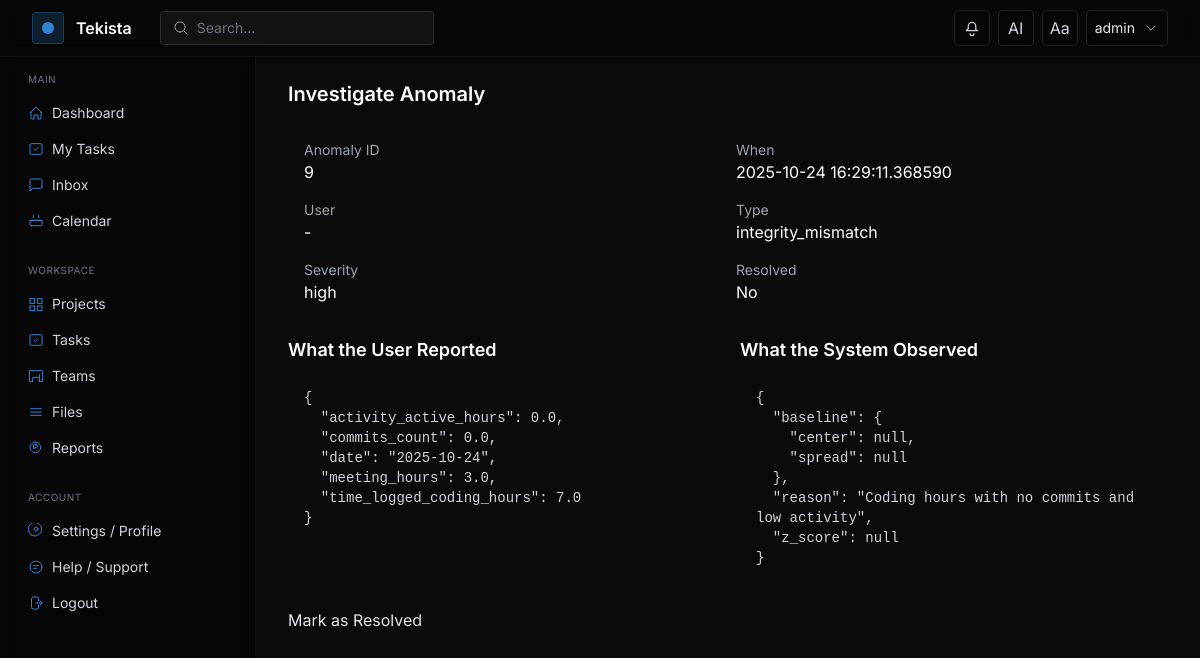
The app's page /admin/investigate/9 (signed in) with its own data.
### models.py (models this page shows, shortened)
class User(UserMixin, db.Model):
    __tablename__ = "user"
    id = db.Column(db.Integer, primary_key=True)
    username = db.Column(db.String(80), unique=True, nullable=False)
    email = db.Column(db.String(120), unique=True, nullable=False)
    password_hash = db.Column(db.String(128), nullable=False)
    organization_id = db.Column(db.Integer, db.ForeignKey('organization.id'), nullable=True)
    role_id = db.Column(db.Integer, db.ForeignKey('role.id'), nullable=True)
    custom_role_id = db.Column(db.Integer, db.ForeignKey('custom_role.id'), nullable=True)
    api_token = db.Column(db.String(128), unique=True, index=True, nullable=True)
    token_expiration = db.Column(db.DateTime, nullable=True)
    created_at = db.Column(db.DateTime, default=datetime.utcnow)
    current_workload = db.Column(db.Float, default=0.0)  # 0..100
    availability = db.Column(db.String(20), default='Available')  # Available|Busy|In a Meeting|On a Break|Out of Office
    role = db.relationship('Role')
    projects = db.relationship('Project', secondary=project_users, back_populates='users')
    tasks = db.relationship('Task', secondary=task_assignees, back_populates='assignees')

class AnomalyEvent(db.Model):
    __tablename__ = 'anomaly_event'
    id = db.Column(db.Integer, primary_key=True)
    user_id = db.Column(db.Integer, db.ForeignKey('user.id'), index=True)
    severity = db.Column(db.String(20))  # low|medium|high
    type = db.Column(db.String(80))
    occurred_at = db.Column(db.DateTime, default=datetime.utcnow, index=True)
    source_event_id = db.Column(db.Integer, nullable=True)
    evidence_json = db.Column(db.Text)
    explanation_json = db.Column(db.Text)
    resolved = db.Column(db.Boolean, default=False)
    resolved_by = db.Column(db.Integer, db.ForeignKey('user.id'), nullable=True)
    resolved_at = db.Column(db.DateTime, nullable=True)

### app.py (the view)
    @app.route('/admin/investigate/<int:anomaly_id>')
    @login_required
    def admin_investigate(anomaly_id):
        _require_admin()
        from models import AnomalyEvent, User
        ae = AnomalyEvent.query.get_or_404(anomaly_id)
        user = User.query.get(ae.user_id) if ae.user_id else None
        try:
            evidence = json.loads(ae.evidence_json or '{}')
        except Exception:
            evidence = {}
        try:
            explanation = json.loads(ae.explanation_json or '{}')
        except Exception:
            explanation = {}
        return render_template('pages/investigate.html', anomaly=ae, user=user, evidence=evidence, explanation=explanation)

### templates/pages/investigate.html (shortened to what this page needs)
{% extends 'layouts/app.html' %}
{% block content %}
<div class="max-w-5xl">
  <h1 class="text-xl font-semibold text-white mb-4">Investigate Anomaly</h1>
  <div class="mb-4 p-4 rounded bg-base-200">
    <div class="grid grid-cols-1 md:grid-cols-2 gap-4">
      <div>
        <div class="text-gray-400 text-sm">Anomaly ID</div>
        <div class="text-white">{{ anomaly.id }}</div>
      </div>
      <div>
        <div class="text-gray-400 text-sm">When</div>
        <div class="text-white">{{ anomaly.occurred_at }}</div>
      </div>
      <div>
        <div class="text-gray-400 text-sm">User</div>
        <div class="text-white">{% if user %}{{ user.username }}{% else %}-{% endif %}</div>
      </div>
      <div>
        <div class="text-gray-400 text-sm">Type</div>
        <div class="text-white">{{ anomaly.type }}</div>
      </div>
      <div>
        <div class="text-gray-400 text-sm">Severity</div>
        <div class="text-white">{{ anomaly.severity }}</div>
      </div>
      <div>
        <div class="text-gray-400 text-sm">Resolved</div>
        <div class="text-white">{{ 'Yes' if anomaly.resolved else 'No' }}</div>
      </div>
    </div>
  </div>
  <div class="grid grid-cols-1 md:grid-cols-2 gap-6">
    <div>
      <h2 class="text-lg font-semibold text-white mb-2">What the User Reported</h2>
      <div class="p-4 rounded bg-base-200 text-sm text-gray-300">
        {% set reported = evidence.get('reported') if evidence.get('reported') is not none else evidence %}
        <pre class="whitespace-pre-wrap">{{ reported | tojson(indent=2) }}</pre>
      </div>
    </div>
    <div>
      <h2 class="text-lg font-semibold text-white mb-2">What the System Observed</h2>
      <div class="p-4 rounded bg-base-200 text-sm text-gray-300">
        {% set observed = explanation.get('observed') if explanation.get('observed') is not none else explanation %}
        <pre class="whitespace-pre-wrap">{{ observed | tojson(indent=2) }}</pre>
      </div>
    </div>
  </div>
  <div class="mt-6">
    <form action="{{ url_for('api_anomalies_resolve', aid=anomaly.id) }}" method="post">
      {% if not anomaly.resolved %}
      <button class="btn btn-primary">Mark as Resolved</button>
      {% else %}
      <button class="btn" disabled>Already Resolved</button>
      {% endif %}
    </form>
  </div>
</div>
{% endblock %}

### templates/layouts/app.html (shortened to what this page needs)
<!DOCTYPE html>
<html lang="en" class="dark" data-theme="dark">
<head>
  <script src="https://cdn.tailwindcss.com"></script>
</head>
<body class="bg-bg text-gray-200 font-sans min-h-screen">
  <header class="fixed top-0 left-0 right-0 z-40 border-b border-white/5 bg-black/40 backdrop-blur">
    <div class="max-w-7xl mx-auto px-4 sm:px-6 lg:px-8 h-14 flex items-center justify-between">
      <div class="flex items-center gap-3">
        <div class="w-8 h-8 rounded bg-accent/20 border border-accent/30 flex items-center justify-center">
          <div class="w-3 h-3 rounded-full bg-accent"></div>
        </div>
        <a href="{{ url_for('projects.list_projects') }}" class="text-white font-semibold">Tekista</a>
        <div class="hidden md:flex items-center ml-4">
          <div class="flex items-center gap-2 bg-white/5 border border-white/10 rounded px-3 py-1.5">
            <svg class="w-4 h-4 text-gray-400" viewBox="0 0 24 24" fill="none" stroke="currentColor"><path stroke-linecap="round" stroke-linejoin="round" stroke-width="1.5" d="M21 21l-4.35-4.35M10.5 18a7.5 7.5 0 1 1 0-15 7.5 7.5 0 0 1 0 15z"/></svg>
            <input id="globalSearch" type="text" placeholder="Search..." class="bg-transparent outline-none text-sm text-gray-200 placeholder-gray-500 w-56">
          </div>
        </div>
      </div>
      <div class="flex items-center gap-2">
        <div class="relative">
          <button id="notifBell" class="relative inline-flex items-center justify-center w-9 h-9 rounded border border-white/10 text-gray-300 hover:text-white hover:border-white/20">
            <svg class="w-5 h-5" viewBox="0 0 24 24" fill="none" stroke="currentColor"><path stroke-linecap="round" stroke-linejoin="round" stroke-width="1.5" d="M14.25 18.75a2.25 2.25 0 1 1-4.5 0m9-3.75H5.25l1.318-1.318A2.25 2.25 0 0 0 7.5 12.84V9.75a4.5 4.5 0 0 1 9 0v3.09c0 .597.237 1.17.659 1.592L18.75 15z"/></svg>
          </button>
        </div>
        <a href="{{ url_for('ai_assistant') }}" class="inline-flex items-center justify-center w-9 h-9 rounded border border-white/10 text-gray-300 hover:text-white hover:border-white/20">AI</a>
        <button id="themeToggle" class="inline-flex items-center justify-center w-9 h-9 rounded border border-white/10 text-gray-300 hover:text-white hover:border-white/20">Aa</button>
        {% if current_user.is_authenticated %}
        <div class="relative">
          <button id="profileBtn" class="inline-flex items-center gap-2 px-2 h-9 rounded border border-white/10 hover:border-white/20">
            <span class="text-sm text-gray-200">{{ current_user.username }}</span>
            <svg class="w-4 h-4 text-gray-400" viewBox="0 0 24 24" fill="none" stroke="currentColor"><path stroke-linecap="round" stroke-linejoin="round" stroke-width="1.5" d="M6 9l6 6 6-6"/></svg>
          </button>
        </div>
        {% else %}
        <a href="{{ url_for('auth.login') }}" class="text-sm text-gray-300 hover:text-white px-3 py-2">Login</a>
        {% endif %}
      </div>
    </div>
  </header>
  <div class="pt-14 flex">
    <aside id="sidebar" class="hidden md:block w-64 shrink-0 h-[calc(100vh-56px)] sticky top-14 border-r border-white/5 bg-black/40 backdrop-blur">
      <nav class="p-4 space-y-6">
        <div>
          <div class="px-3 mb-2 text-[10px] uppercase tracking-wider text-gray-500">Main</div>
          <a href="{{ url_for('index') }}" class="flex items-center gap-2 px-3 py-2 rounded text-sm text-gray-300 hover:text-white hover:bg-white/5">
            <svg class="w-4 h-4 text-accent" viewBox="0 0 24 24" fill="none" stroke="currentColor"><path stroke-linecap="round" stroke-linejoin="round" stroke-width="1.5" d="M3 12l9-9 9 9M4.5 10.5v9a1.5 1.5 0 001.5 1.5H9v-6h6v6h3a1.5 1.5 0 001.5-1.5v-9"/></svg>
            <span>Dashboard</span>
          </a>
          <a href="{{ url_for('tasks.list_tasks') }}?assignee={{ current_user.id if current_user.is_authenticated else '' }}" class="flex items-center gap-2 px-3 py-2 rounded text-sm text-gray-300 hover:text-white hover:bg-white/5">
            <svg class="w-4 h-4 text-accent" viewBox="0 0 24 24" fill="none" stroke="currentColor"><path stroke-linecap="round" stroke-linejoin="round" stroke-width="1.5" d="M9 12l2 2 4-4"/><rect x="3" y="4" width="18" height="16" rx="2" ry="2" stroke-width="1.5"/></svg>
            <span>My Tasks</span>
          </a>
          <a href="{{ url_for('inbox') }}" class="flex items-center gap-2 px-3 py-2 rounded text-sm text-gray-300 hover:text-white hover:bg-white/5">
            <svg class="w-4 h-4 text-accent" viewBox="0 0 24 24" fill="none" stroke="currentColor"><path stroke-linecap="round" stroke-linejoin="round" stroke-width="1.5" d="M21 15a2 2 0 01-2 2H7l-4 4V5a2 2 0 012-2h14a2 2 0 012 2v10z"/></svg>
            <span>Inbox</span>
          </a>
          <a href="{{ url_for('calendar') }}" class="flex items-center gap-2 px-3 py-2 rounded text-sm text-gray-300 hover:text-white hover:bg-white/5">
            <svg class="w-4 h-4 text-accent" viewBox="0 0 24 24" fill="none" stroke="currentColor"><path stroke-linecap="round" stroke-linejoin="round" stroke-width="1.5" d="M8 7V3m8 4V3M4 11h16M5 19h14a2 2 0 002-2v-6H3v6a2 2 0 002 2z"/></svg>
            <span>Calendar</span>
          </a>
        </div>
        <div>
          <div class="px-3 mb-2 text-[10px] uppercase tracking-wider text-gray-500">Workspace</div>
          <a href="{{ url_for('projects.list_projects') }}" class="flex items-center gap-2 px-3 py-2 rounded text-sm text-gray-300 hover:text-white hover:bg-white/5">
            <span>Projects</span>
          </a>
          <a href="{{ url_for('tasks.list_tasks') }}" class="flex items-center gap-2 px-3 py-2 rounded text-sm text-gray-300 hover:text-white hover:bg-white/5">
            <svg class="w-4 h-4 text-accent" viewBox="0 0 24 24" fill="none" stroke="currentColor"><path stroke-linecap="round" stroke-linejoin="round" stroke-width="1.5" d="M9 12l2 2 4-4"/><rect x="3" y="4" width="18" height="16" rx="2" ry="2" stroke-width="1.5"/></svg>
            <span>Tasks</span>
          </a>
          <a href="{{ url_for('teams') }}" class="flex items-center gap-2 px-3 py-2 rounded text-sm text-gray-300 hover:text-white hover:bg-white/5">
            <svg class="w-4 h-4 text-accent" viewBox="0 0 24 24" fill="none" stroke="currentColor"><path stroke-linecap="round" stroke-linejoin="round" stroke-width="1.5" d="M17 20h5V4H2v16h5m10 0V10M7 20v-6h10v6"/></svg>
            <span>Teams</span>
          </a>
          <a href="{{ url_for('files') }}" class="flex items-center gap-2 px-3 py-2 rounded text-sm text-gray-300 hover:text-white hover:bg-white/5">
            <svg class="w-4 h-4 text-accent" viewBox="0 0 24 24" fill="none" stroke="currentColor"><path stroke-linecap="round" stroke-linejoin="round" stroke-width="1.5" d="M4 7h16M4 12h16M4 17h16"/></svg>
            <span>Files</span>
          </a>
          <a href="{{ url_for('reports') }}" class="flex items-center gap-2 px-3 py-2 rounded text-sm text-gray-300 hover:text-white hover:bg-white/5">
            <svg class="w-4 h-4 text-accent" viewBox="0 0 24 24" fill="none" stroke="currentColor"><path stroke-linecap="round" stroke-linejoin="round" stroke-width="1.5" d="M11 3a8 8 0 100 16 8 8 0 000-16zm1 4H8v6h2v-2h2a2 2 0 100-4z"/></svg>
            <span>Reports</span>
          </a>
        </div>
        <div class="mt-auto">
          <div class="px-3 mb-2 text-[10px] uppercase tracking-wider text-gray-500">Account</div>
          <a href="{{ url_for('settings') }}" class="flex items-center gap-2 px-3 py-2 rounded text-sm text-gray-300 hover:text-white hover:bg-white/5">
            <span>Settings / Profile</span>
          </a>
          <a href="{{ url_for('help') }}" class="flex items-center gap-2 px-3 py-2 rounded text-sm text-gray-300 hover:text-white hover:bg-white/5">
            <svg class="w-4 h-4 text-accent" viewBox="0 0 24 24" fill="none" stroke="currentColor"><path stroke-linecap="round" stroke-linejoin="round" stroke-width="1.5" d="M8 10h8M8 14h5M21 12a9 9 0 11-18 0 9 9 0 0118 0z"/></svg>
            <span>Help / Support</span>
          </a>
          {% if current_user.is_authenticated %}
          <a href="{{ url_for('auth.logout') }}" class="flex items-center gap-2 px-3 py-2 rounded text-sm text-gray-300 hover:text-white hover:bg-white/5">
            <svg class="w-4 h-4 text-accent" viewBox="0 0 24 24" fill="none" stroke="currentColor"><path stroke-linecap="round" stroke-linejoin="round" stroke-width="1.5" d="M15.75 9V5.25A2.25 2.25 0 0013.5 3h-6A2.25 2.25 0 005.25 5.25v13.5A2.25 2.25 0 007.5 21h6a2.25 2.25 0 002.25-2.25V15M12 12h9m0 0l-3 3m3-3l-3-3"/></svg>
            <span>Logout</span>
          </a>
          {% endif %}
        </div>
      </nav>
    </aside>
    <main class="flex-1 min-w-0">
      <div class="max-w-7xl mx-auto px-4 sm:px-6 lg:px-8 py-6">
        {% block content %}{% endblock %}
      </div>
    </main>
  </div>
</body>
</html>

### templates/layouts/app.html (style rules this page uses)
:root { --accent: #3182CE; }
html, body { height: 100%; }

### records on screen
User: username "admin"
AnomalyEvent: id "9", occurred_at "2025-10-24 16:29:11.368590", type "integrity_mismatch", severity "high", resolved "No"

### other values on screen
{{ reported | tojson(indent=2) }} "{ \"activity_active_hours\": 0.0, \"commits_count\": 0.0, \"date\": \"2025-10-24\", \"meeting_hours\": 3.0, \"time_logged_coding_hours\": 7.0 }"
{{ observed | tojson(indent=2) }} "{ \"baseline\": { \"center\": null, \"spread\": null }, \"reason\": \"Coding hours with no commits and low activity\", \"z_score\": null }"
